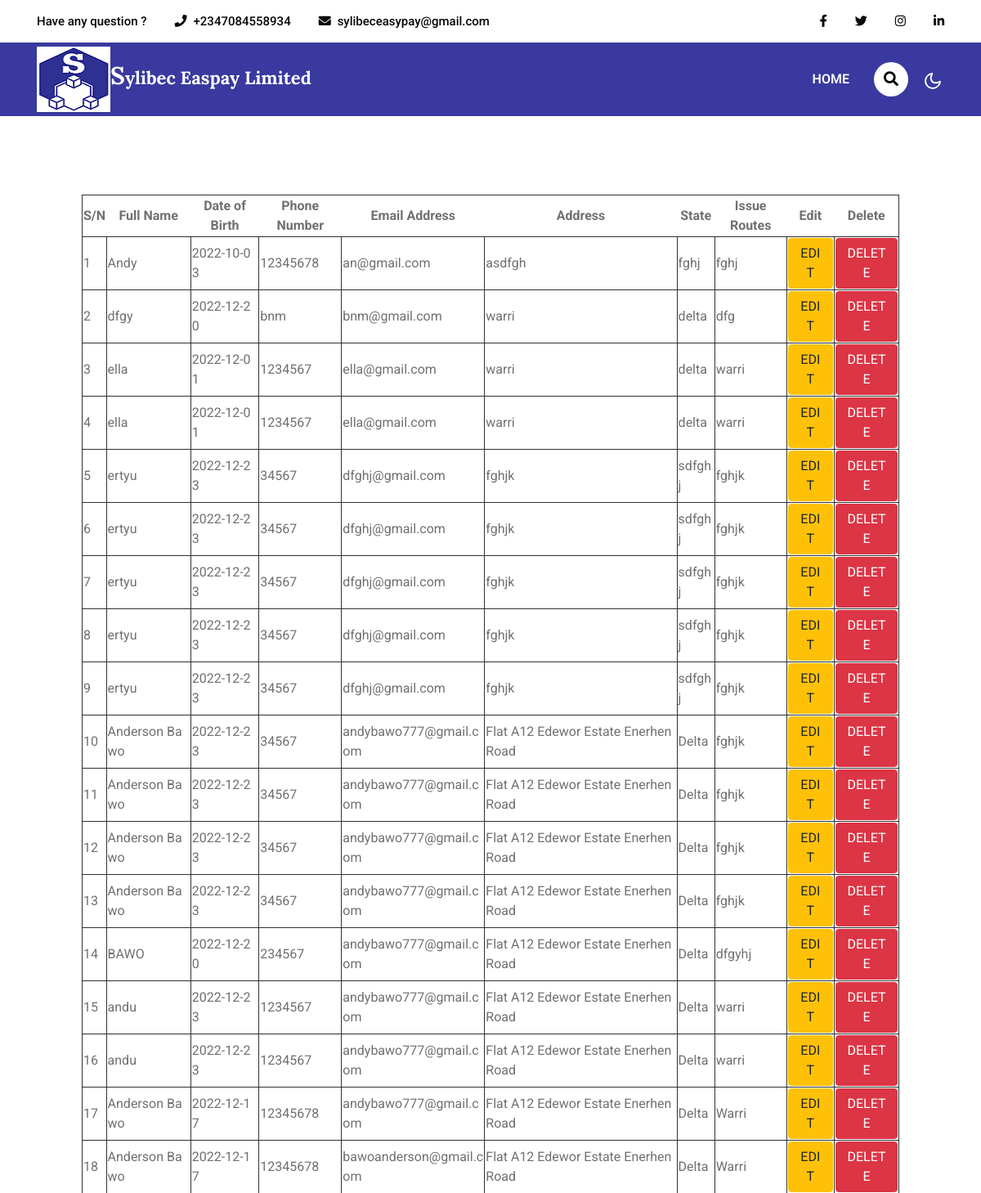
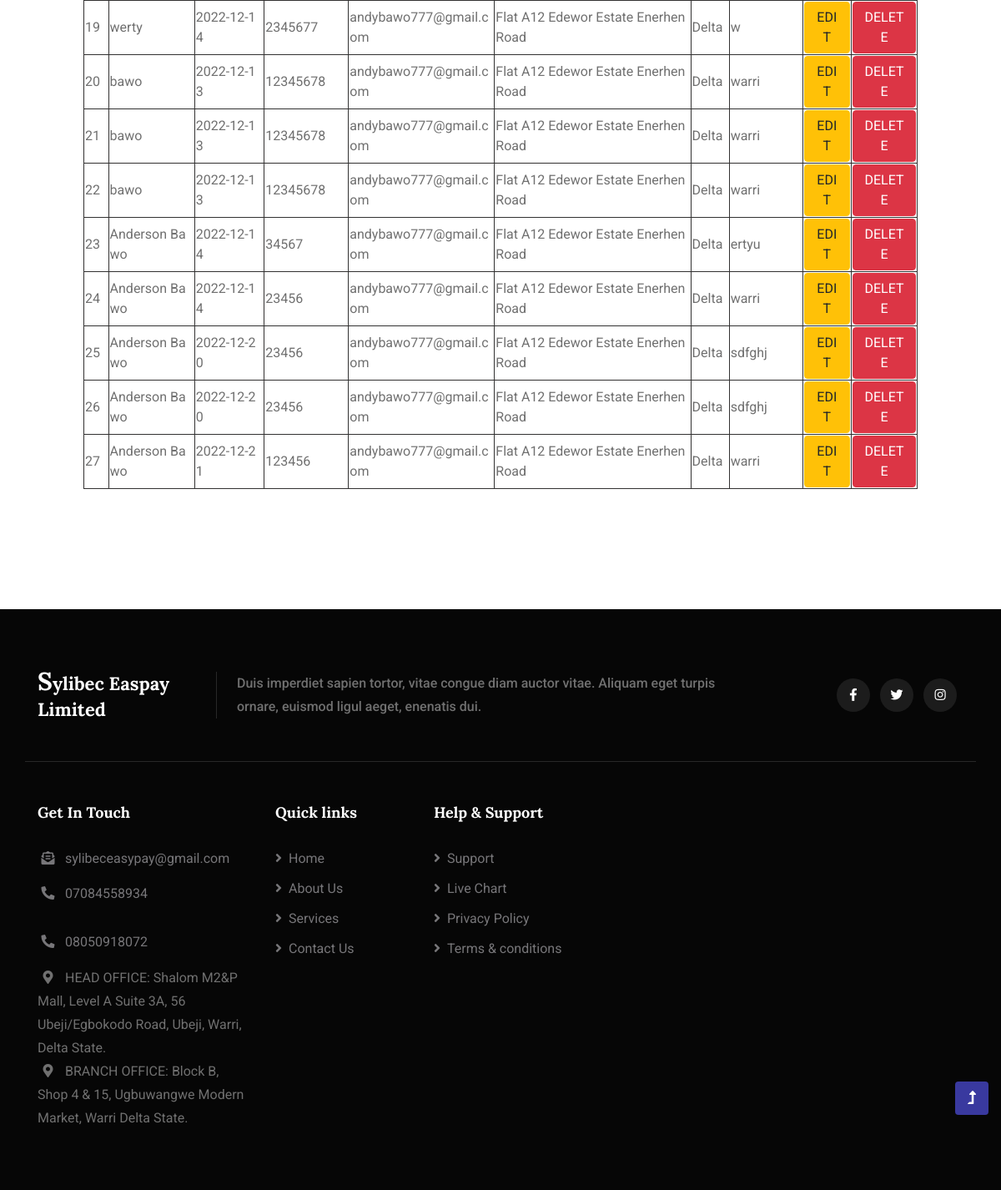
Screenshot of /staff/learnerspermitform with the database file from the repository (2 pictures, top to bottom).
### client/models.py (models this page shows)
class learnerpermitdetail(models.Model):
    learners_name=models.CharField(max_length=100)
    learners_dob=models.CharField(max_length=100)
    learners_phone=models.CharField(max_length=100)
    learners_email=models.CharField(max_length=100)
    learners_address=models.CharField(max_length=100)
    learners_state=models.CharField(max_length=100)
    learners_routes=models.CharField(max_length=100)

### staff/views.py (the view)
# urls.py: path('learnerspermitform',views.learnerspermitform,name='learnerspermitform'),
def learnerspermitform(request):
    if request.method=='POST':
        learnersname= request.POST['learners_name']
        learnersdob= request.POST['learners_dob']
        learnersphone= request.POST['learners_phone']
        learnersemail= request.POST['learners_email']
        learnersaddress= request.POST['learners_address']
        learnersstate= request.POST['learners_state']
        learnersroutes= request.POST['learners_routes']
        savedata=learnerpermitdetail(learners_name=learnersname,learners_dob=learnersdob,learners_phone=learnersphone,learners_email=learnersemail,learners_address=learnersaddress,learners_state=learnersstate,learners_routes=learnersroutes)
        savedata.save()
        return redirect('learnerspermitform')
    else:
        pass
        learnerspermitform=learnerpermitdetail.objects.all()
        log=login.objects.all()
        context={
            'learnerspermitform' : learnerspermitform,
            'log':log
        }
    return render(request, 'staff/learnerspermitform.html',context)

### staff/templates/staff/learnerspermitform.html (shortened to what this page needs)
{% load static %}
<!doctype html>
<html lang="en">
<head>
    <link rel="stylesheet" type="text/css" href="{% static 'css/newstyles.css' %}">
</head>
<body>
    <section class="w3l-top-header">
        <div class="container">
            <div class="top-content-w3ls d-flex align-items-center justify-content-between">
                <div class="top-headers">
                    <ul>
                        <li>
                            <a href="#help" class="d-sm-block d-none">Have any question ?</a>
                        </li>
                        <li>
                            <i class="fa fa-phone"></i><a href="tel:+2347084558934">+2347084558934</a>
                        </li>
                        <li>
                            <i class="fa fa-envelope"></i><a href="mailto:sylibeceasypay@gmail.com.com">sylibeceasypay@gmail.com</a>
                        </li>
                    </ul>
                </div>
                <div class="top-headers top-headers-2">
                    <ul>
                        <li>
                            <a href="#facebook"><span class="fab fa-facebook-f"></span></a>
                        </li>
                        <li>
                            <a href="#twitter"><span class="fab fa-twitter"></span></a>
                        </li>
                        <li>
                            <a href="#instagram"><span class="fab fa-instagram"></span></a>
                        </li>
                        <li class=" mr-0">
                                    <a href="#linkedin"><span class="fab fa-linkedin-in"></span></a>
                        </li>
                    </ul>
                </div>
            </div>
        </div>
    </section>
    <header id="site-header" class="fixed-top">
        <div class="container">
            <nav class="navbar navbar-expand-lg stroke">
                <h1>
                    <a class="navbar-brand" href="{% url 'admin' %}">
                        <img src="{% static 'images/symbol1.png' %}" alt=""><span>S</span>ylibec Easpay Limited
                    </a>
                </h1>
                <div class="collapse navbar-collapse" id="navbarTogglerDemo02">
                    <ul class="navbar-nav ml-lg-auto">
                        <li class="nav-item">
                            <a class="nav-link" href="{% url 'admin' %}">Home <span class="sr-only">(current)</span></a>
                        </li>
                    </ul>
                </div>
                <div class="search-right ml-lg-3">
                    <div class="search-container">
                        <form action="/search" method="get">
                            <label class="button searchbutton" for="searchright"><i class="fas fa-search"></i></label>
                        </form>
                    </div>
                </div>
                <div class="cont-ser-position">
                    <nav class="navigation">
                        <div class="theme-switch-wrapper">
                            <label class="theme-switch" for="checkbox">
                                <div class="mode-container">
                                    <i class="gg-moon"></i>
                                </div>
                            </label>
                        </div>
                    </nav>
                </div>
            </nav>
        </div>
    </header>
    <section class="w3l-service-3 py-5">
        <div class="container py-md-5 py-4">
            <div class="title-main1 text-center mx-auto mb-md-5 mb-4" style="max-width:600px;">
            <table>
                <thead>
                    <tr>
                        <th scope="col">S/N</th>
                        <th scope="col">Full Name</th>
                        <th scope="col">Date of Birth</th>
                        <th scope="col">Phone Number</th>
                        <th scope="col">Email Address</th>
                        <th scope="col">Address</th>
                        <th scope="col">State</th>
                        <th scope="col">Issue Routes</th>
                        <th scope="col">Edit</th>
                        <th scope="col">Delete</th>
                    </tr>
                </thead>
                <tbody>
                        {%for i in learnerspermitform%}
                    <tr>
                        <td>{{forloop.counter}}</td>
                        <td>{{i.learners_name}}</td>
                        <td>{{i.learners_dob}}</td>
                        <td>{{i.learners_phone}} </td>
                        <td>{{i.learners_email}} </td>
                        <td>{{i.learners_address}} </td>
                        <td>{{i.learners_state}} </td>
                        <td>{{i.learners_routes}} </td>
                        <td><a href="{% url 'learnerstaff' i.id %}" class="btn btn-warning">EDIT</a></td>
                        <td><a href="{% url 'del_itemp' i.id %}" class="btn btn-danger">DELETE</a></td>
                    </tr>
                    {% endfor %}
                </tbody>
            </table>
        </div>
    </section>
    <footer class="w3l-footer-16">
        <div class="w3l-footer-16-main py-5">
            <div class="container py-md-4 pt-md-0 pt-3">
                <div class="row align-items-center top-footer-content mb-5">
                    <div class="col-lg-2 col-md-3">
                        <h2><a class="logo" href="{% url 'admin' %}">
                                <span>S</span>ylibec Easpay Limited
                            </a></h2>
                    </div>
                    <div class="col-lg-7 col-md-9 mt-md-0 mt-4">
                        <p class="top-p ml-md-4 pl-md-4 mt-sm-0 mt-2">Duis imperdiet sapien tortor, vitae congue
                            diam auctor vitae.
                            Aliquam
                            eget turpis ornare, euismod ligul aeget, enenatis dui. </p>
                    </div>
                    <div class="col-lg-3 text-lg-right mt-lg-0 mt-4">
                        <div class="columns-2">
                            <ul class="social">
                                <li><a href="#facebook"><span class="fab fa-facebook-f" aria-hidden="true"></span></a>
                                </li>
                                <li><a href="#twitter"><span class="fab fa-twitter" aria-hidden="true"></span></a>
                                </li>
                                <li><a href="#instagram"><span class="fab fa-instagram" aria-hidden="true"></span></a>
                                </li>
                            </ul>
                        </div>
                    </div>
                </div>
                <div class="row footer-grids pt-5">
                    <div class="col-lg-3 col-md-5 col-sm-6 column">
                        <h3>Get In Touch</h3>
                        <ul class="column2">
                            <li class="d-flex align-items-center"><a href="mailto:sylibeceasypay@gmail.com"><i
                                        class="fas fa-envelope-open-text"></i>sylibeceasypay@gmail.com</a>
                            </li>
                            <li class="py-sm-3 py-2 d-flex align-items-center"><a href="tel:07084558934"><i class="fas fa-phone-alt"></i>07084558934</a>
                                <li class="py-sm-3 py-2 d-flex align-items-center"><a href="tel:08050918072"><i class="fas fa-phone-alt"></i>08050918072</a>
                            </li>
                            <li class="d-flex align-items-center">
                                <p class="contact-para"><i class="fas fa-map-marker-alt"></i>HEAD OFFICE: Shalom M2&P Mall, Level A Suite 3A, 56 Ubeji/Egbokodo Road, Ubeji, Warri, Delta State.</p>
                            </li>
                            <li class="d-flex align-items-center">
                                <p class="contact-para"><i class="fas fa-map-marker-alt"></i>BRANCH OFFICE: Block B, Shop 4 & 15, Ugbuwangwe Modern Market, Warri Delta State.</p>
                            </li>
                        </ul>
                    </div>
                    <div class="col-lg-2 col-md-3 col-sm-6 column mt-sm-0 mt-4">
                        <h3>Quick links</h3>
                        <ul class="footer-gd-16">
                            <li><a href="{% url 'index' %}"><i class="fas fa-angle-right"></i>Home</a></li>
                            <li><a href="{% url 'about' %}"><i class="fas fa-angle-right"></i>About
                                    Us</a></li>
                            <li><a href="{% url 'services' %}"><i class="fas fa-angle-right"></i>Services</a>
                            </li>
                            <li><a href="{% url 'contact' %}"><i class="fas fa-angle-right"></i>Contact
                                    Us</a></li>
                        </ul>
                    </div>
                    <div class="col-lg-3 col-md-4 col-sm-5 column mt-md-0 mt-4">
                        <h3>Help & Support</h3>
                        <ul class="footer-gd-16">
                            <li><a href="#support"><i class="fas fa-angle-right"></i>Support</a></li>
                            <li><a href="#live"><i class="fas fa-angle-right"></i>Live Chart</a></li>
                            <li><a href="#privacy"><i class="fas fa-angle-right"></i>Privacy
                                    Policy</a></li>
                            <li><a href="#terms"><i class="fas fa-angle-right"></i>Terms &
                                    conditions</a></li>
                        </ul>
                    </div>
                </div>
            </div>
        </div>
    </footer>
    <button onclick="topFunction()" id="movetop" title="Go to top">
        <span class="fas fa-level-up-alt" aria-hidden="true"></span>
    </button>
</body>
</html>

### rows the page displays
learnerpermitdetail: learners_name "Andy", learners_dob "2022-10-03", learners_phone "12345678", learners_email "an@gmail.com", learners_address "asdfgh", learners_state "fghj", learners_routes "fghj"
learnerpermitdetail: learners_name "dfgy", learners_dob "2022-12-20", learners_phone "bnm", learners_email "bnm@gmail.com", learners_address "warri", learners_state "delta", learners_routes "dfg"
learnerpermitdetail: learners_name "ella", learners_dob "2022-12-01", learners_phone "1234567", learners_email "ella@gmail.com", learners_address "warri", learners_state "delta", learners_routes "warri"
learnerpermitdetail: learners_name "ella", learners_dob "2022-12-01", learners_phone "1234567", learners_email "ella@gmail.com", learners_address "warri", learners_state "delta", learners_routes "warri"
learnerpermitdetail: learners_name "ertyu", learners_dob "2022-12-23", learners_phone "34567", learners_email "dfghj@gmail.com", learners_address "fghjk", learners_state "sdfghj", learners_routes "fghjk"
learnerpermitdetail: learners_name "ertyu", learners_dob "2022-12-23", learners_phone "34567", learners_email "dfghj@gmail.com", learners_address "fghjk", learners_state "sdfghj", learners_routes "fghjk"
learnerpermitdetail: learners_name "ertyu", learners_dob "2022-12-23", learners_phone "34567", learners_email "dfghj@gmail.com", learners_address "fghjk", learners_state "sdfghj", learners_routes "fghjk"
learnerpermitdetail: learners_name "ertyu", learners_dob "2022-12-23", learners_phone "34567", learners_email "dfghj@gmail.com", learners_address "fghjk", learners_state "sdfghj", learners_routes "fghjk"
learnerpermitdetail: learners_name "ertyu", learners_dob "2022-12-23", learners_phone "34567", learners_email "dfghj@gmail.com", learners_address "fghjk", learners_state "sdfghj", learners_routes "fghjk"
learnerpermitdetail: learners_name "Anderson Bawo", learners_dob "2022-12-23", learners_phone "34567", learners_email "andybawo777@gmail.com", learners_address "Flat A12 Edewor Estate Enerhen Road", learners_state "Delta", learners_routes "fghjk"
learnerpermitdetail: learners_name "Anderson Bawo", learners_dob "2022-12-23", learners_phone "34567", learners_email "andybawo777@gmail.com", learners_address "Flat A12 Edewor Estate Enerhen Road", learners_state "Delta", learners_routes "fghjk"
learnerpermitdetail: learners_name "Anderson Bawo", learners_dob "2022-12-23", learners_phone "34567", learners_email "andybawo777@gmail.com", learners_address "Flat A12 Edewor Estate Enerhen Road", learners_state "Delta", learners_routes "fghjk"
learnerpermitdetail: learners_name "Anderson Bawo", learners_dob "2022-12-23", learners_phone "34567", learners_email "andybawo777@gmail.com", learners_address "Flat A12 Edewor Estate Enerhen Road", learners_state "Delta", learners_routes "fghjk"
learnerpermitdetail: learners_name "BAWO", learners_dob "2022-12-20", learners_phone "234567", learners_email "andybawo777@gmail.com", learners_address "Flat A12 Edewor Estate Enerhen Road", learners_state "Delta", learners_routes "dfgyhj"
learnerpermitdetail: learners_name "andu", learners_dob "2022-12-23", learners_phone "1234567", learners_email "andybawo777@gmail.com", learners_address "Flat A12 Edewor Estate Enerhen Road", learners_state "Delta", learners_routes "warri"
learnerpermitdetail: learners_name "andu", learners_dob "2022-12-23", learners_phone "1234567", learners_email "andybawo777@gmail.com", learners_address "Flat A12 Edewor Estate Enerhen Road", learners_state "Delta", learners_routes "warri"
learnerpermitdetail: learners_name "Anderson Bawo", learners_dob "2022-12-17", learners_phone "12345678", learners_email "andybawo777@gmail.com", learners_address "Flat A12 Edewor Estate Enerhen Road", learners_state "Delta", learners_routes "Warri"
learnerpermitdetail: learners_name "Anderson Bawo", learners_dob "2022-12-17", learners_phone "12345678", learners_email "bawoanderson@gmail.com", learners_address "Flat A12 Edewor Estate Enerhen Road", learners_state "Delta", learners_routes "Warri"
learnerpermitdetail: learners_name "werty", learners_dob "2022-12-14", learners_phone "2345677", learners_email "andybawo777@gmail.com", learners_address "Flat A12 Edewor Estate Enerhen Road", learners_state "Delta", learners_routes "w"
learnerpermitdetail: learners_name "bawo", learners_dob "2022-12-13", learners_phone "12345678", learners_email "andybawo777@gmail.com", learners_address "Flat A12 Edewor Estate Enerhen Road", learners_state "Delta", learners_routes "warri"
learnerpermitdetail: learners_name "bawo", learners_dob "2022-12-13", learners_phone "12345678", learners_email "andybawo777@gmail.com", learners_address "Flat A12 Edewor Estate Enerhen Road", learners_state "Delta", learners_routes "warri"
learnerpermitdetail: learners_name "bawo", learners_dob "2022-12-13", learners_phone "12345678", learners_email "andybawo777@gmail.com", learners_address "Flat A12 Edewor Estate Enerhen Road", learners_state "Delta", learners_routes "warri"
learnerpermitdetail: learners_name "Anderson Bawo", learners_dob "2022-12-14", learners_phone "34567", learners_email "andybawo777@gmail.com", learners_address "Flat A12 Edewor Estate Enerhen Road", learners_state "Delta", learners_routes "ertyu"
learnerpermitdetail: learners_name "Anderson Bawo", learners_dob "2022-12-14", learners_phone "23456", learners_email "andybawo777@gmail.com", learners_address "Flat A12 Edewor Estate Enerhen Road", learners_state "Delta", learners_routes "warri"
learnerpermitdetail: learners_name "Anderson Bawo", learners_dob "2022-12-20", learners_phone "23456", learners_email "andybawo777@gmail.com", learners_address "Flat A12 Edewor Estate Enerhen Road", learners_state "Delta", learners_routes "sdfghj"
learnerpermitdetail: learners_name "Anderson Bawo", learners_dob "2022-12-20", learners_phone "23456", learners_email "andybawo777@gmail.com", learners_address "Flat A12 Edewor Estate Enerhen Road", learners_state "Delta", learners_routes "sdfghj"
learnerpermitdetail: learners_name "Anderson Bawo", learners_dob "2022-12-21", learners_phone "123456", learners_email "andybawo777@gmail.com", learners_address "Flat A12 Edewor Estate Enerhen Road", learners_state "Delta", learners_routes "warri"
